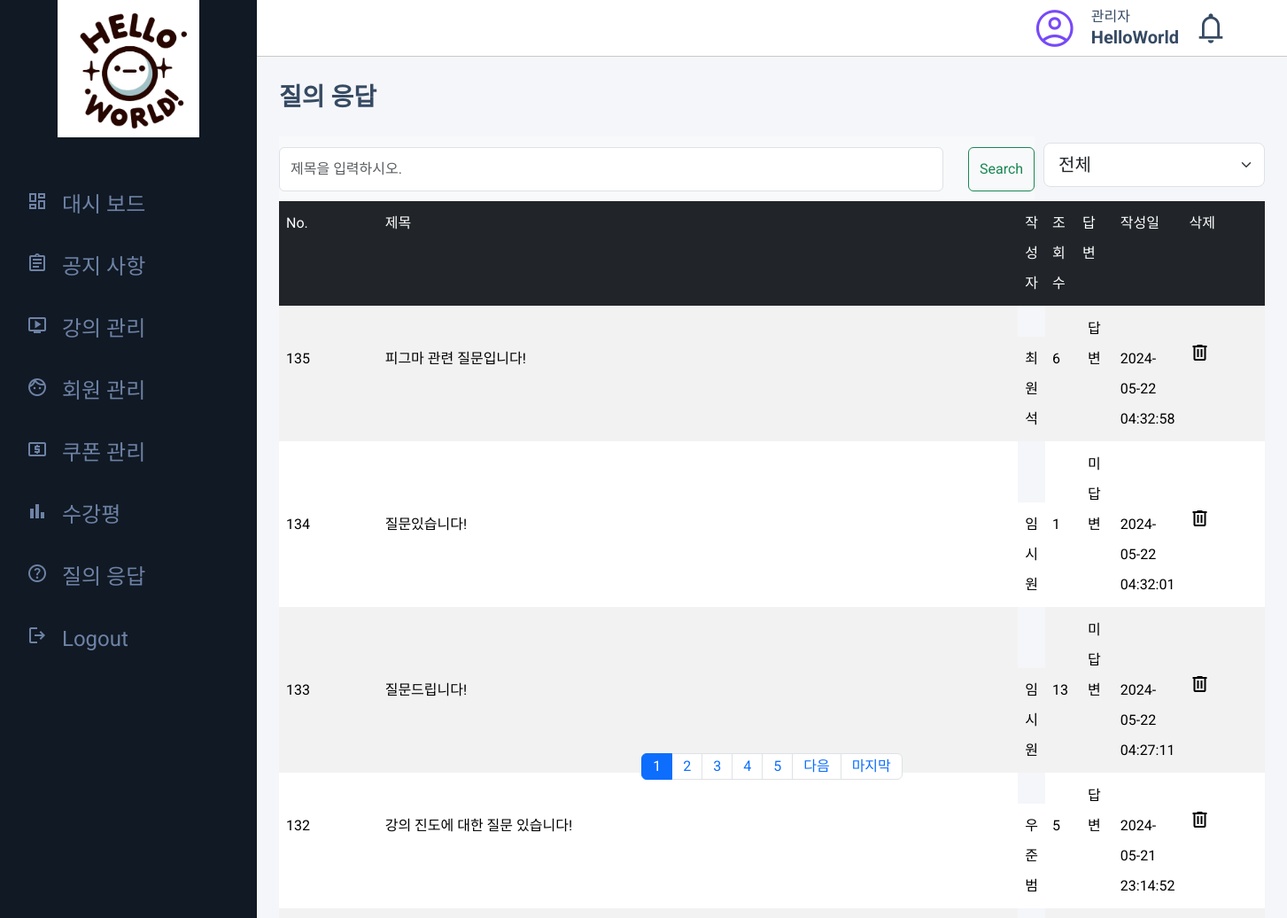
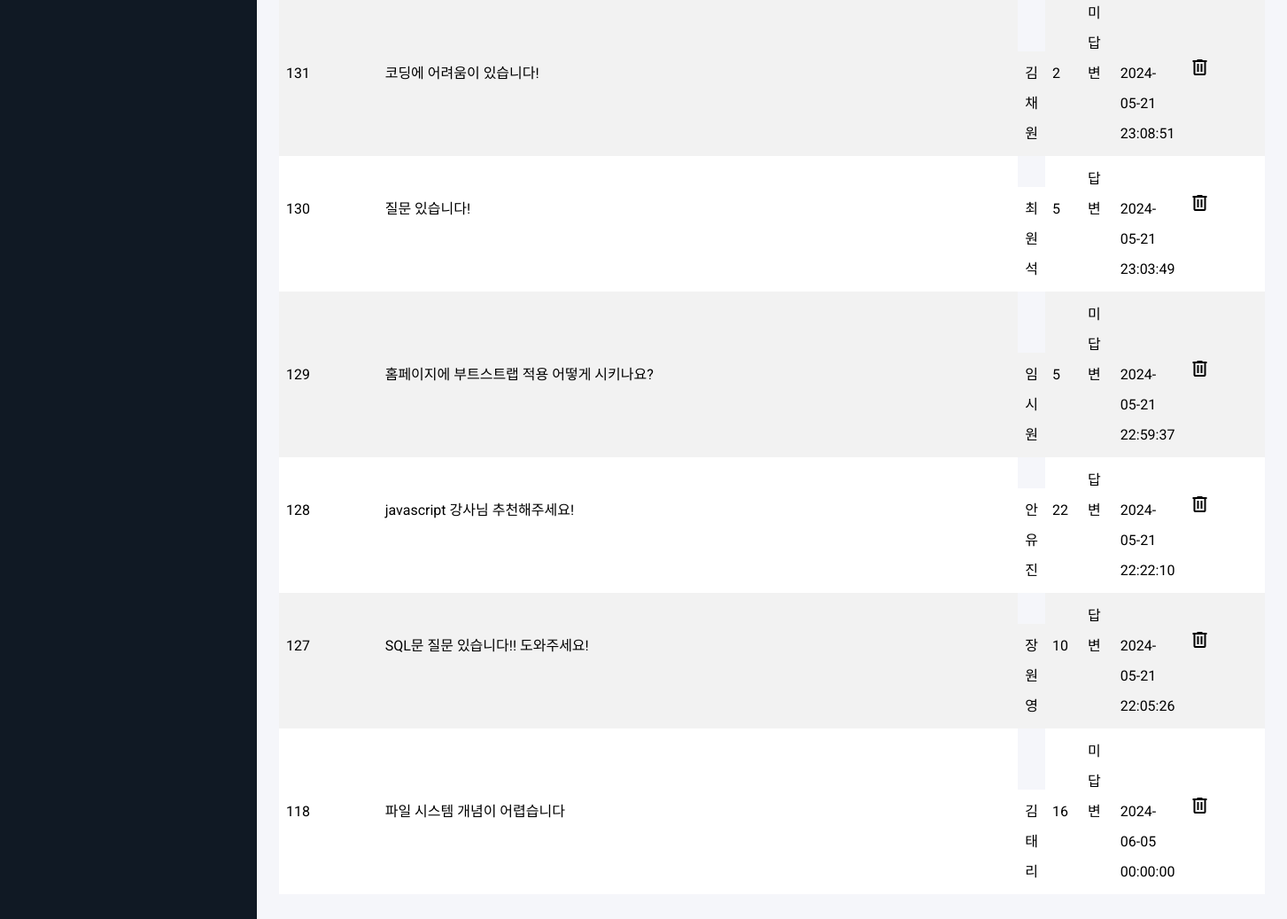
Page /qna/qna.php (signed in) on the committed database (2 pictures, top to bottom).
### tables this page shows
CREATE TABLE `qna` (
  `idx` int(11) NOT NULL,
  `cid` int(11) NOT NULL,
  `name` varchar(20) NOT NULL,
  `title` text NOT NULL,
  `lecture_name` varchar(100) NOT NULL,
  `view` int(11) NOT NULL DEFAULT 0,
  `reply` varchar(10) NOT NULL,
  `date` datetime NOT NULL,
  `content` varchar(1200) NOT NULL,
  `files` varchar(1200) NOT NULL,
  `user_id` varchar(145) NOT NULL,
  `selected_comment_id` int(11) DEFAULT NULL
);

### admin/inc/pagination.php (called while the page is built, shortened)
<?php
$pageNumber = $_GET['pageNumber'] ?? 1;
$pageCount = $_GET['pageCount'] ?? 10;
$startLimit = ($pageNumber -1)*$pageCount;

### qna/qna.php (the view, shortened to what this page needs)
<?php
include_once $_SERVER['DOCUMENT_ROOT'] . '/helloworld/inc/dbcon.php';
include_once $_SERVER['DOCUMENT_ROOT'] . '/helloworld/admin/inc/pagination.php';
$sql = "SELECT * FROM qna WHERE 1=1";
$keyword = isset($_GET['keyword']) ? $_GET['keyword'] : '';
$answer_option = isset($_GET['answer']) ? $_GET['answer'] : '';
$sql .= " ORDER BY idx DESC";
$result_count = $mysqli->query($sql);
$totalcount = $result_count->num_rows;
$sql .= " LIMIT $startLimit, $pageCount";
$result = $mysqli->query($sql);
?>
<!DOCTYPE html>
<html lang="en">
<head>
    <link rel="stylesheet" href="https://cdnjs.cloudflare.com/ajax/libs/normalize/8.0.1/normalize.min.css"
/>
    <link rel="stylesheet" href="https://cdnjs.cloudflare.com/ajax/libs/bootstrap/5.3.1/css/bootstrap.min.css"
/>
    <link rel="stylesheet"
          href="https://cdn.jsdelivr.net/npm/@tabler/icons-webfont@latest/tabler-icons.min.css"/>
    <link rel="stylesheet"
          href="https://cdnjs.cloudflare.com/ajax/libs/jqueryui/1.13.2/themes/black-tie/jquery-ui.min.css"
/>
    <link rel="stylesheet" href="/helloworld/css/common.css"/>
    <link rel="stylesheet" href="/helloworld/css/index.css"/>
</head>
<body>
<?php
include_once $_SERVER['DOCUMENT_ROOT'] . '/helloworld/inc/header.php';
?>
<h2>질의 응답</h2>
<div class="bar-top d-flex">
    <nav class="navbar navbar-light bg-light">
        <div class="container-fluid">
            <form action="" class="block-top d-flex">
                <input class="form-control me-2" type="text" name="keyword" placeholder="제목을 입력하시오."
                       aria-label="Search" value="<?= $keyword ?>">
                <button class="btn btn-outline-success" type="submit">Search</button>
            </form>
        </div>
    </nav>
    <select class="form-select form-select-lg mb-3 sb p" aria-label="Large select example" id="answerFilter" onchange="location.href='qna.php?answer='+this.value+'&keyword=<?= $keyword ?>&pageNumber=<?= $pageNumber ?>'">
            <option value="all" <?= $answer_option === '' ? 'selected' : '' ?>>전체</option>
        </select>
</div>
<table class="table table-hover table-striped">
    <thead class="table-dark">
    <tr>
        <th scope="col">No&#46;</th>
        <th scope="col">제목</th>
        <th scope="col">작성자</th>
        <th scope="col">조회수</th>
        <th scope="col">답변</th>
        <th scope="col">작성일</th>
        <th scope="col">삭제</th>
    </tr>
    </thead>
    <tbody>
    <?php
    while ($row = $result->fetch_assoc()) {
        $title = $row["title"];
        ?>
        <tr>
            <th scope="row" class="no_th"><?= $row['idx']; ?></th>
            <td class="title_td"><a href="qna_detail.php?id=<?= $row['idx']; ?>"><?= $title; ?></a></td>
            <td class="lock d-flex"><?= $row['name']; ?></td>
            <td><?= $row['view']; ?></td>
            <td class="text_center text_btn"><button type="button" class="<?= $buttonClass ?>"><?= $row['reply']; ?></button></td>
            <td><?= $row['date']; ?></td>
            <td class="delete_td">
                <a href="qna_delete.php?id=<?= $row['idx']; ?>" onclick="return confirm('정말 삭제하시겠습니까?');">
                    <span class="material-symbols-outlined">delete</span>
                </a>
            </td>
        </tr>
        <?php
    }
    ?>
    </tbody>
</table>
<div class="d-flex justify-content-center">
   <ul class="pagination">
       <?php
       $block_ct = 5;
       $total_page = ceil($totalcount / $pageCount);
       $block_num = ceil($pageNumber / $block_ct);
       $block_start = (($block_num - 1) * $block_ct) + 1;
       $block_end = $block_start + $block_ct - 1;
       for ($i = $block_start; $i <= $block_end; $i++) {
           if ($i == $pageNumber) {
               echo "<li class=\"page-item active\"><a href=\"qna.php?pageNumber=$i&keyword=$keyword\" class=\"page-link\">$i</a></li>";
           } else {
               echo "<li class=\"page-item\"><a href=\"qna.php?pageNumber=$i&keyword=$keyword\" class=\"page-link\">$i</a></li>";
           }
       }
       if ($pageNumber < $total_page) {
           if ($block_end < $total_page) {
               $next = $block_num * $block_ct + 1;
               echo "<li class=\"page-item\"><a href=\"qna.php?pageNumber=$next&keyword=$keyword\" class=\"page-link\">다음</a></li>";
           }
           echo "<li class=\"page-item\"><a href=\"qna.php?pageNumber=$total_page&keyword=$keyword\" class=\"page-link\">마지막</a></li>";
       }
       ?>
   </ul>
</div>
<?php
include_once $_SERVER['DOCUMENT_ROOT'] . '/helloworld/inc/footer.php';
?>
</body>
</html>

### css/common.css (style rules this page uses)
:root { --f-H2: 28px; --f-H1: 32px; --f-H3: 24px; --f-H4: 20px; --f-H5: 18px; --f-H6: 14px; --f-p: 16px; --c-background: #fff; --c-main: #f5f5f5; --c-sub: #11359a; --c-font: #364a63; --c-lightgray: #8094ae; --c-yellow: #f4bd0e; --c-lightblue: #09c2de; --c-lightgreen: #1ee0ac; --c-lightred: #e85347; --c-blue: #465fff; --c-button: #7749f8; --c-button-hover: #5227cc; --c-menu-font: #6e82a5; --c-menu-font-hover: #7f8dff; --c-menu-BG: #101924; --c-active-button: #798bff; --c-Nonactive-button: #6c757d; --c-complete-button: #28a745; --c-complete-button-hover: #079828; --c-cancle-button: #dc3545; --c-active-check-button: #499eed; --c-Nonactive-check-button: #8a8686; --c-contentBG: #f5f6fa; --c-space_updown: 30px; }
tr { line-height: 50px; }
h2 { font-size: var(--f-H2); font-weight: bold; margin-bottom: 30px; }
body { font-family: 'Roboto', sans-serif; color: var(--c-font); }

### css/index.css (style rules this page uses)
ul { list-style-type: disc; }
.form-select { width: 500px; height: 60px; }

### qna/qna.php (style rules this page uses)
tr { line-height: 34px; }
.block-top { gap: 20px; }
.form-control { width: 750px; height: 50px; }
.form-select { width: 250px; height: 50px; margin-top: 7px; }
.bar-top { justify-content: space-between; }
.pagination { margin-top: 20px; justify-content: center; }
.container-fluid { padding: 0; }
.lock { align-items: center; gap: 10px; }
.title_td { width: 800px; }
.no_th { width: 120px; }
.delete_td { width: 100px; }
.pagination { position: absolute; top: 830px; justify-content: center; }

### rows in the picture
qna: idx "135", title "피그마 관련 질문입니다!", name "최원석", view "6", reply "답변", date "2024-05-22 04:32:58"
qna: idx "134", title "질문있습니다!", name "임시원", view "1", reply "미답변", date "2024-05-22 04:32:01"
qna: idx "133", title "질문드립니다!", name "임시원", view "13", reply "미답변", date "2024-05-22 04:27:11"
qna: idx "132", title "강의 진도에 대한 질문 있습니다!", name "우준범", view "5", reply "답변", date "2024-05-21 23:14:52"
qna: idx "131", title "코딩에 어려움이 있습니다!", name "김채원", view "2", reply "미답변", date "2024-05-21 23:08:51"
qna: idx "130", title "질문 있습니다!", name "최원석", view "5", reply "답변", date "2024-05-21 23:03:49"
qna: idx "129", title "홈페이지에 부트스트랩 적용 어떻게 시키나요?", name "임시원", view "5", reply "미답변", date "2024-05-21 22:59:37"
qna: idx "128", title "javascript 강사님 추천해주세요!", name "안유진", view "22", reply "답변", date "2024-05-21 22:22:10"
qna: idx "127", title "SQL문 질문 있습니다!! 도와주세요!", name "장원영", view "10", reply "답변", date "2024-05-21 22:05:26"
qna: idx "118", title "파일 시스템 개념이 어렵습니다", name "김태리", view "16", reply "미답변", date "2024-06-05 00:00:00"

### other values in the picture
$_SESSION['AUNAME'] "HelloWorld"
